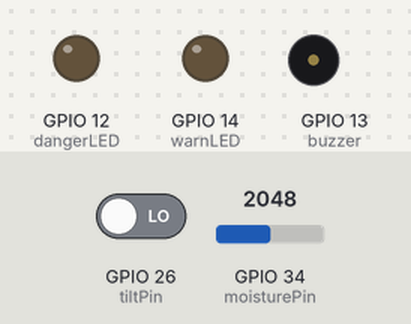
A sketch run on a simulated ESP32. Shown: output pins drawn as LEDs (lit = HIGH), buzzer (waves = sounding, pin HIGH). The inputs (shaded band) are chosen by the test bench; at power-on: GPIO 34 (moisturePin) = 2048, GPIO 26 (tiltPin) LOW. What the sketch prints to the serial monitor is not drawn.

Above: at 1.2 s.
1.3 s: GPIO 34 (moisturePin) set to 2963
2.8 s: GPIO 34 (moisturePin) set to 3059
At 4.2 s:
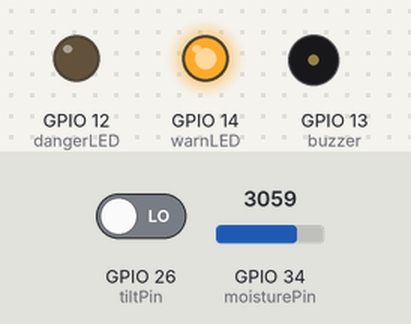
4.5 s: GPIO 26 (tiltPin) driven HIGH
At 5.4 s:
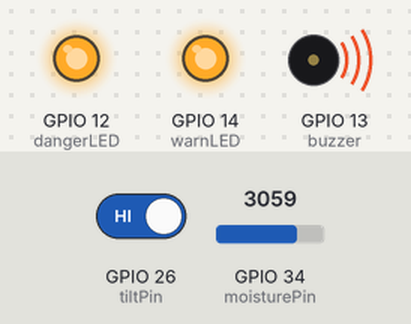
6.0 s: GPIO 34 (moisturePin) set to 2960
At 6.6 s:
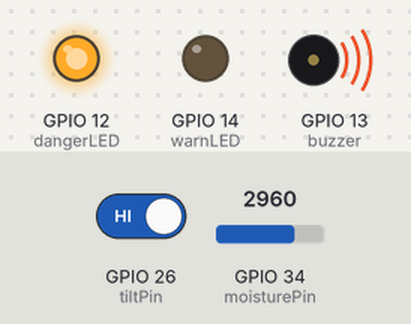
7.5 s: GPIO 34 (moisturePin) set to 3040
At 7.8 s:
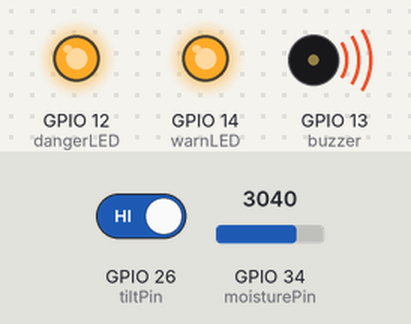
9.0 s: GPIO 34 (moisturePin) set to 2866
At 10.2 s:
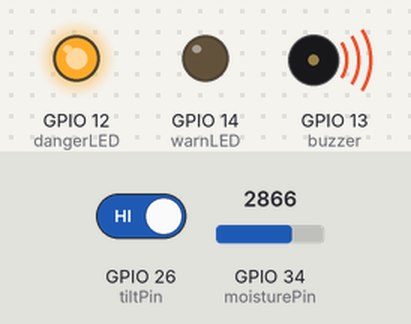
Timing chart, 0 to 11.5 s (numbered marks = the images above; inputs shaded):
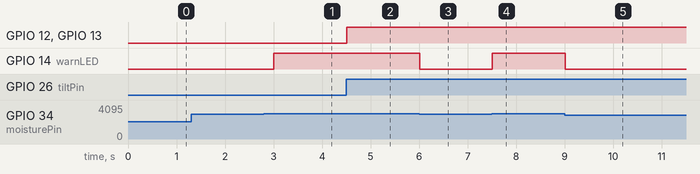

The sketch:

full_testing_code.ino
```cpp
// ----- Pin Setup -----
int moisturePin = 34;      // Analog pin for soil moisture
int tiltPin = 26;          // Digital input for tilt
int vibPin = 26;           // Digital input for vibration

int warnLED = 14;          // Yellow LED
int dangerLED = 12;        // Red LED
int buzzer = 13;           // Buzzer

void setup() {
  Serial.begin(115200);

  pinMode(tiltPin, INPUT);
  pinMode(vibPin, INPUT);
  pinMode(warnLED, OUTPUT);
  pinMode(dangerLED, OUTPUT);
  pinMode(buzzer, OUTPUT);

  Serial.println("Starting Sensor Test…");
}

void loop() {
  int moistureValue = analogRead(moisturePin); // 0–4095 on ESP32
  int tiltState = digitalRead(tiltPin);
  int vibState = digitalRead(vibPin);

  Serial.print("Moisture: ");
  Serial.print(moistureValue);
  Serial.print(" | Tilt: ");
  Serial.print(tiltState);
  Serial.print(" | Vibration: ");
  Serial.println(vibState);

  // ----- LED + BUZZER test logic -----
  if (moistureValue > 3000) {
    digitalWrite(warnLED, HIGH);
  } else {
    digitalWrite(warnLED, LOW);
  }

  if (tiltState == HIGH || vibState == HIGH) {
    digitalWrite(dangerLED, HIGH);
    digitalWrite(buzzer, HIGH);
  } else {
    digitalWrite(dangerLED, LOW);
    digitalWrite(buzzer, LOW);
  }

  delay(300);
}
```

Measured:
- the behaviour switches between 3000 and 3001 on GPIO 34 (moisturePin) (found by bisection; images 0 and 1)
- after the input at 1.3 s, every drawn part: stays the same
- after the input at 2.8 s, GPIO 14 (warnLED): LOW → HIGH after 0.20 s
- after the input at 4.5 s, GPIO 12 (dangerLED), GPIO 13 (buzzer): LOW → HIGH at once
- after the input at 6.0 s, GPIO 14 (warnLED): HIGH → LOW at once
- after the input at 7.5 s, GPIO 14 (warnLED): LOW → HIGH at once
- after the input at 9.0 s, GPIO 14 (warnLED): HIGH → LOW at once
